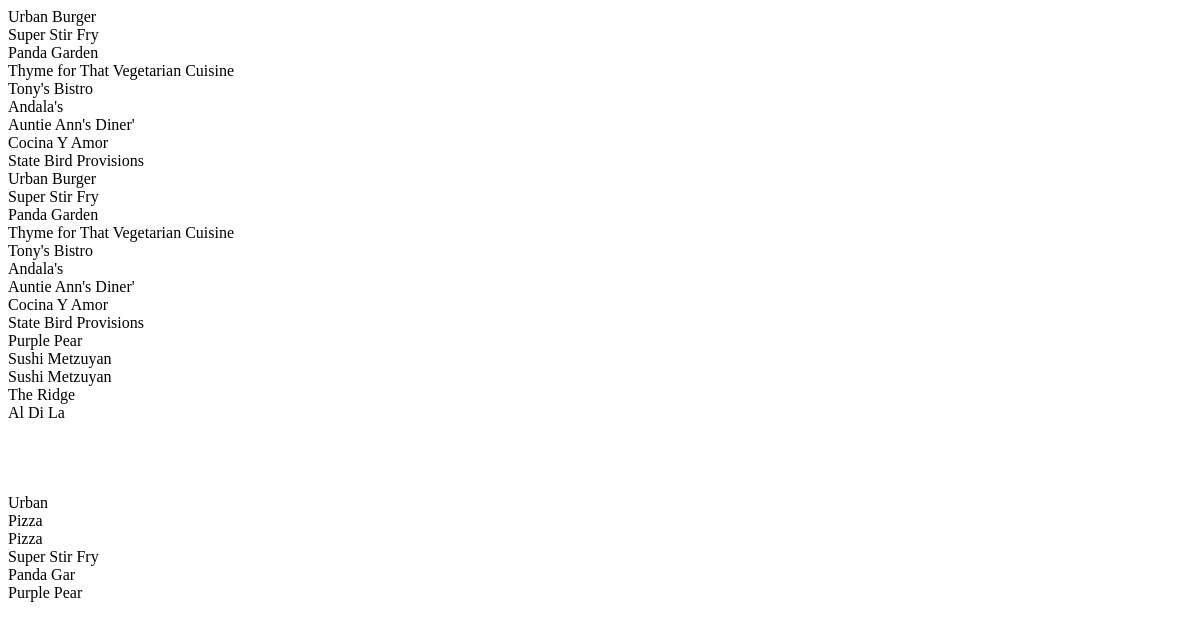
The app's page /restaurants, older data.
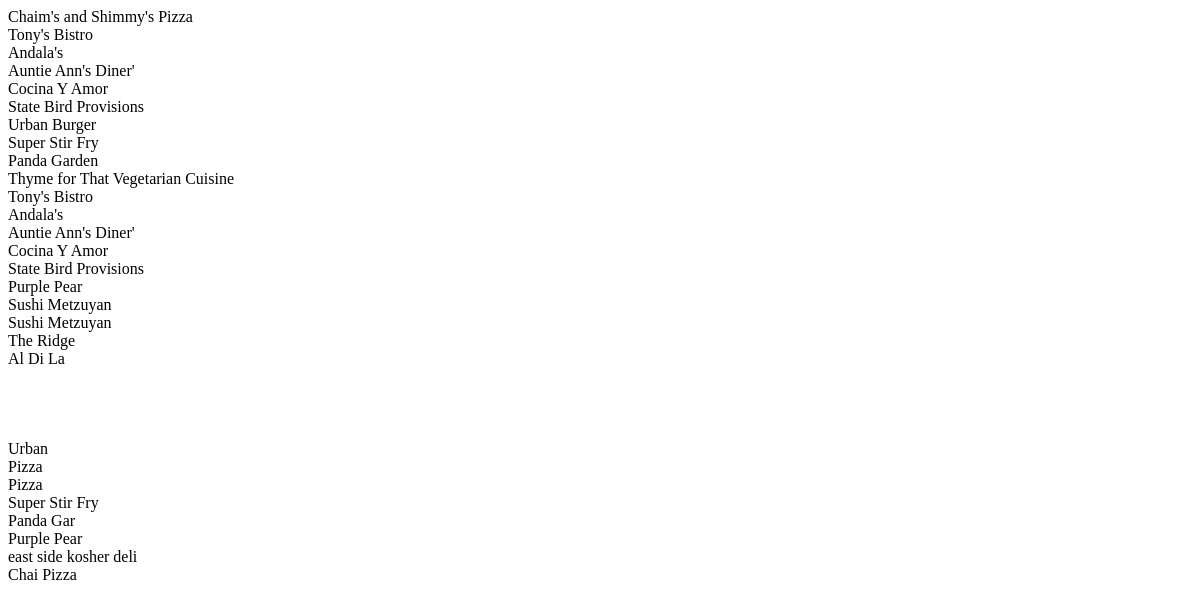
The same page, newer data.
### database_setup.py (models this page shows, shortened)
class Restaurant(Base):
	__tablename__  = 'restaurant'
	name = Column(String(80), nullable=False)#this means that a row can't be created without this information
	id = Column(Integer, primary_key=True)

### final-project.py (the view)
@app.route('/')
@app.route('/restaurants')
def showRestaurants():
	restaurants = session.query(Restaurant).all()
	return render_template('restaurants.html', restaurants=restaurants)

### templates/restaurants.html
<html>
<body>
	{% for restaurant in restaurants %}
		{{restaurant.name}}
		<br>
	{% endfor %}
</body>
</html>

Row changes from the older to the newer data that the page shows:
removed Restaurant: name "Urban Burger"
removed Restaurant: name "Panda Garden"
removed Restaurant: name "Thyme for That Vegetarian Cuisine"
changed Restaurant: name "Super Stir Fry" → "Chaim's and Shimmy's Pizza"
added Restaurant: name "east side kosher deli"
added Restaurant: name "Chai Pizza"
